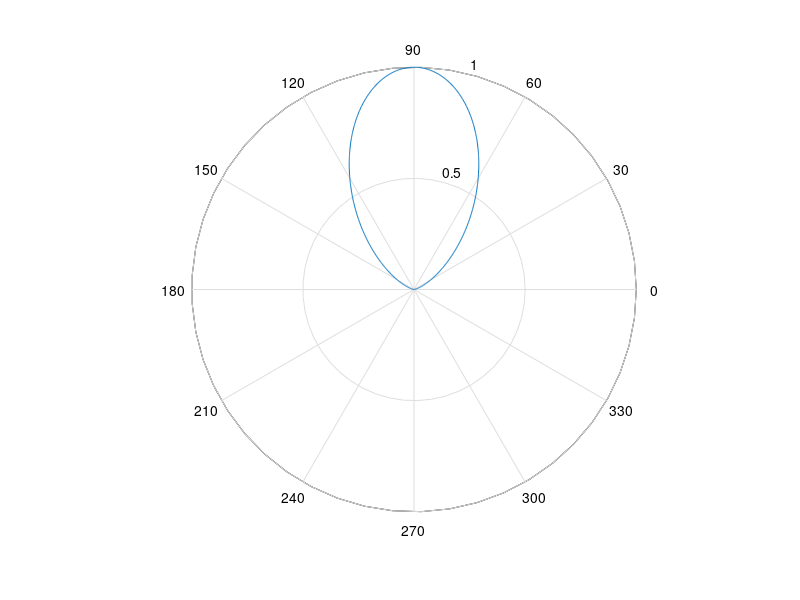

Write MATLAB code to recreate this figure.
clc;
clear all;
close all;

figure(1);
theta = 0:pi/1000:pi;
f = (cos(pi.*cos(theta))+1)./(2*sin(theta));
polar (theta, f);

figure(2);
f2 = (cos(pi.*cos(66.5))+1)./(2*sin(66.5));
% polar (theta, f);